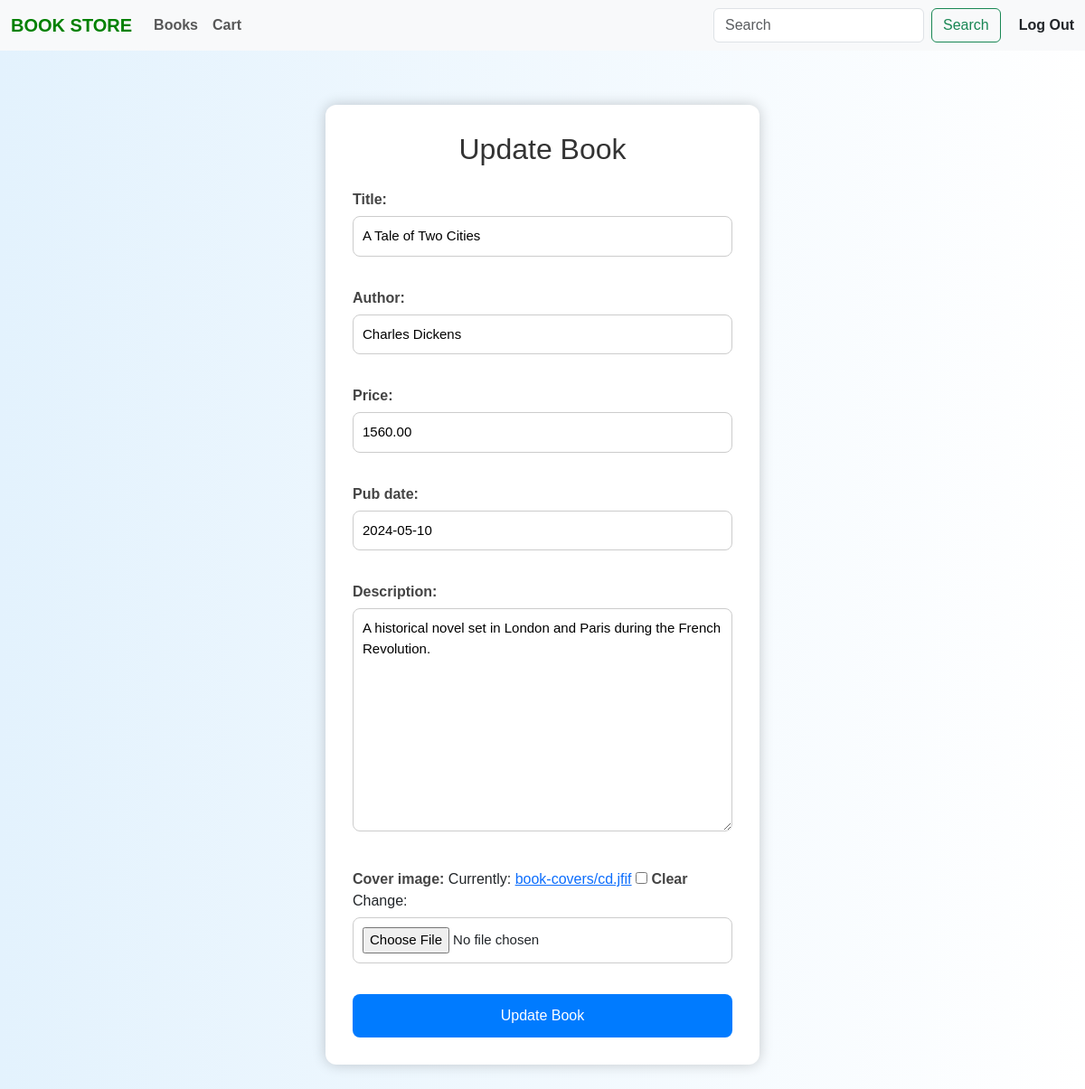
The app's page /updatebook/3 (signed in) with its own data.
### myapp/models.py (models this page shows, shortened)
class Book(models.Model):
    title=models.CharField(max_length=100)
    author=models.CharField(max_length=100)
    price=models.DecimalField(max_digits=6 ,decimal_places=2)
    pub_date=models.DateField()
    description=models.TextField()
    cover_image=models.ImageField(upload_to='book-covers/', null=True,blank=True)

### myapp/views.py (the view)
# urls.py: path("updatebook/<int:id>",views.update_book, name="updatebook"),
@login_required
def update_book(request,id):
    book=Book.objects.get(id=id)
    form=BookForm(request.POST or None,request.FILES or None,instance=book)
    if form.is_valid():
        form.save()
        return redirect('viewbook')
    return render(request,"updatebook.html",{'ab':form})

### myapp/forms.py
class BookForm(forms.ModelForm):
    class Meta:
        model=Book
        fields=['title','author','price','pub_date','description','cover_image']
        widgets = {'book_name': forms.TextInput(attrs={'class':'form-control'}),}

### myapp/templates/updatebook.html (shortened to what this page needs)
{% extends 'base.html' %}
{% block content %}
<div class="container">
<h2>Update Book</h2>
<form method="post" enctype="multipart/form-data">
    {{ ab.as_p }}
    <input type="submit" value="Update Book">
</form>
</div>
{% endblock %}

### myapp/templates/updatebook.html (style rules this page uses)
body { background: linear-gradient(to right,#e3f2fd,#ffffff); font-family: Arial, Helvetica, sans-serif; }
.container { width: 40%; margin: 60px auto; background: white; padding: 30px; border-radius: 12px; box-shadow: 0px 0px 15px rgba(0,0,0,0.2); }
h2 { text-align: center; margin-bottom: 25px; color: #333; }
form input[type="text"], form input[type="number"], form input[type="email"], form input[type="file"], form textarea, form select { width: 100%; padding: 10px; margin-top: 6px; margin-bottom: 18px; border-radius: 8px; border: 1px solid #ccc; font-size: 15px; transition: 0.3s; }
form label { font-weight: bold; color: #444; }
input[type="submit"] { width: 100%; padding: 12px; background-color: #007BFF; border: none; color: white; font-size: 16px; border-radius: 8px; cursor: pointer; transition: 0.3s; }

### records on screen
Book: title "A Tale of Two Cities", author "Charles Dickens", price "1560.00", pub_date "2024-05-10", description "A historical novel set in London and Paris during the French Revolution."
